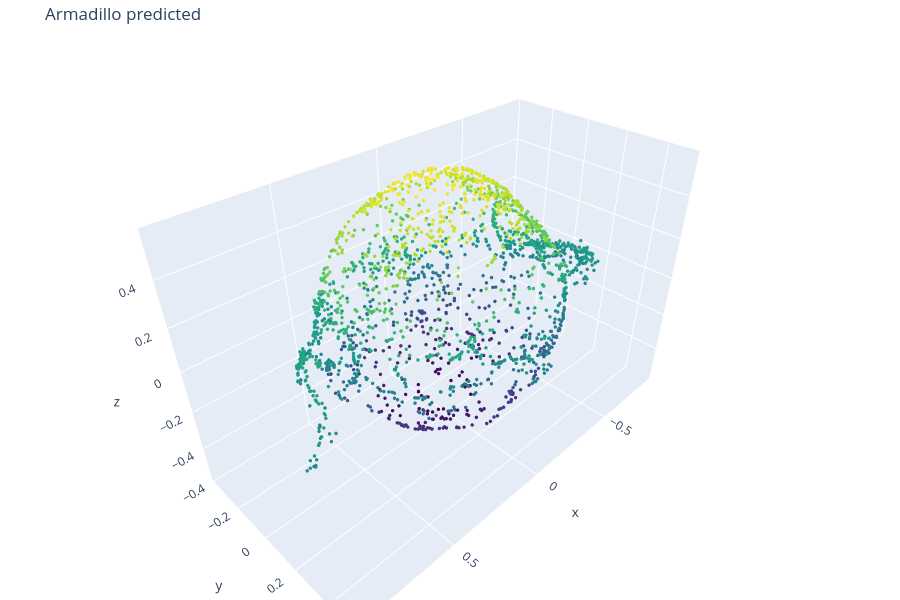
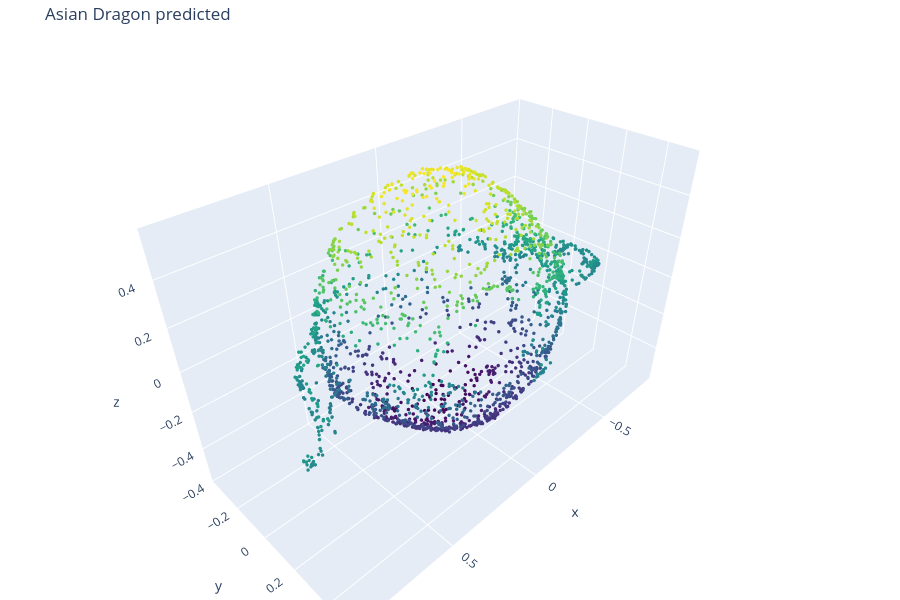
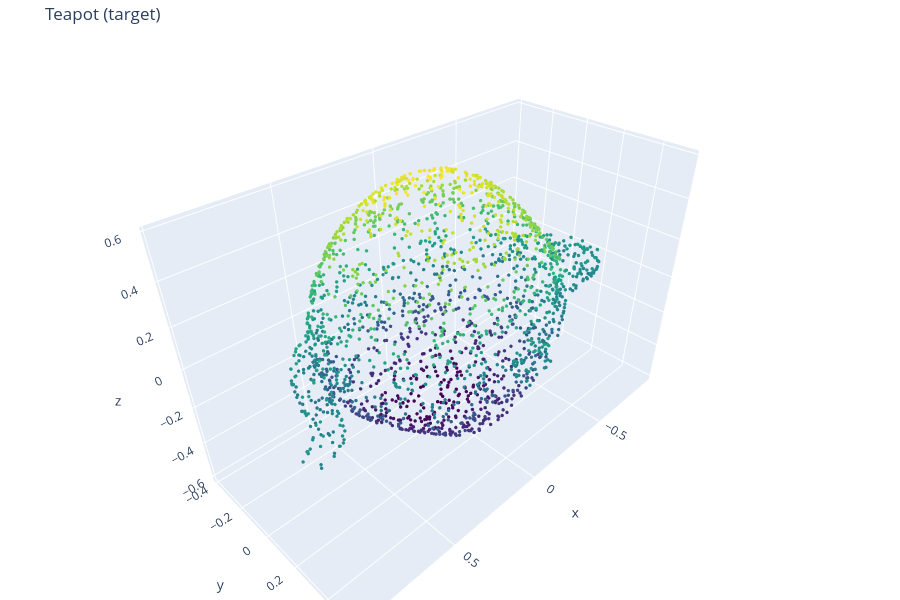

The cell these charts' notebook holds for them, in order:
### Code cell
import plotly.graph_objects as go

def show_pointcloud(points: np.ndarray, title: str = "", point_size: int = 2):
    fig = go.Figure(go.Scatter3d(
        x=points[:, 0], y=points[:, 1], z=points[:, 2],
        mode="markers",
        marker=dict(size=point_size, color=points[:, 2], colorscale="Viridis"),
    ))
    fig.update_layout(title=title, height=600, margin=dict(l=0, r=0, t=40, b=0))
    fig.show()

show_pointcloud(pred_arm_pts,    "Armadillo predicted")
show_pointcloud(pred_dragon_pts, "Asian Dragon predicted")
show_pointcloud(teapot_pts,      "Teapot (target)")

### Figure 1 — Plotly figure (JSON) as saved in the notebook; plotly's stock layout.template omitted (floating-point values rounded to 4 significant figures; data arrays with more than 128 entries replaced by an {"elided": "..."} marker saying what was removed)
{"data": [{"marker": {"color": {"elided": "2048 float values"}, "colorscale": [[0, "#440154"], [0.1111, "#482878"], [0.2222, "#3e4989"], [0.3333, "#31688e"], [0.4444, "#26828e"], [0.5556, "#1f9e89"], [0.6667, "#35b779"], [0.7778, "#6ece58"], [0.8889, "#b5de2b"], [1, "#fde725"]], "size": 2}, "mode": "markers", "type": "scatter3d", "x": {"elided": "2048 float values"}, "y": {"elided": "2048 float values"}, "z": {"elided": "2048 float values"}}], "layout": {"height": 600, "margin": {"b": 0, "l": 0, "r": 0, "t": 40}, "title": {"text": "Armadillo predicted"}}}

### Figure 2 — Plotly figure (JSON) as saved in the notebook; plotly's stock layout.template omitted (floating-point values rounded to 4 significant figures; data arrays with more than 128 entries replaced by an {"elided": "..."} marker saying what was removed)
{"data": [{"marker": {"color": {"elided": "2048 float values"}, "colorscale": [[0, "#440154"], [0.1111, "#482878"], [0.2222, "#3e4989"], [0.3333, "#31688e"], [0.4444, "#26828e"], [0.5556, "#1f9e89"], [0.6667, "#35b779"], [0.7778, "#6ece58"], [0.8889, "#b5de2b"], [1, "#fde725"]], "size": 2}, "mode": "markers", "type": "scatter3d", "x": {"elided": "2048 float values"}, "y": {"elided": "2048 float values"}, "z": {"elided": "2048 float values"}}], "layout": {"height": 600, "margin": {"b": 0, "l": 0, "r": 0, "t": 40}, "title": {"text": "Asian Dragon predicted"}}}

### Figure 3 — Plotly figure (JSON) as saved in the notebook; plotly's stock layout.template omitted (floating-point values rounded to 4 significant figures; data arrays with more than 128 entries replaced by an {"elided": "..."} marker saying what was removed)
{"data": [{"marker": {"color": {"elided": "2048 float values"}, "colorscale": [[0, "#440154"], [0.1111, "#482878"], [0.2222, "#3e4989"], [0.3333, "#31688e"], [0.4444, "#26828e"], [0.5556, "#1f9e89"], [0.6667, "#35b779"], [0.7778, "#6ece58"], [0.8889, "#b5de2b"], [1, "#fde725"]], "size": 2}, "mode": "markers", "type": "scatter3d", "x": {"elided": "2048 float values"}, "y": {"elided": "2048 float values"}, "z": {"elided": "2048 float values"}}], "layout": {"height": 600, "margin": {"b": 0, "l": 0, "r": 0, "t": 40}, "title": {"text": "Teapot (target)"}}}
